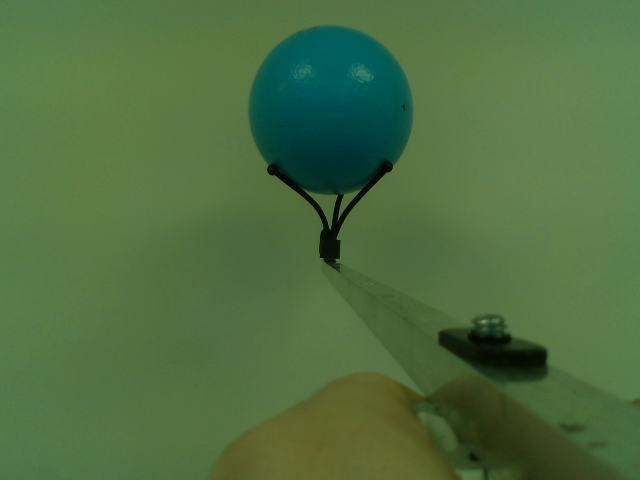
#> input picture image_negative_410.png, 640 x 480 px, given in place of the camera
$ python detect_balls_video.py
#> lines starting #> are read from the running program, lines starting #| are printed output that depends on the picture; after the words box and inside, x2 and y2 are one past the last pixel; in counts of white or black regions, pixels touching at a corner belong together
#!/usr/bin/env python

"""Detect balls in camera view

I used 'roslaunch realsense2_camera rs_camera.launch filters:=pointcloud' to
start the camera. Pretty sure pointcloud is not necessary for this particular
use case.
"""

import imutils
import cv2
import numpy as np
from sklearn.mixture import GaussianMixture

random_state = np.random.RandomState(seed=1)

ball_colors = {
    'purple': {'lower': (110, 30, 60), 'upper': (150, 205, 205)},
    #'blue': {'lower': (70, 150, 100), 'upper': (150, 255, 255)},
    'green': {'lower': (45, 30, 60), 'upper': (75, 255, 205)},
}

kernel = np.ones((5, 5), np.uint8)

# purple = cv2.VideoCapture('../ball_training_data/{0}BallRecording.mp4'.format('Purple'))
purple = cv2.VideoCapture(0)
ret, frame = purple.read()
#> frame is the input picture: shape (480, 640, 3); mean B, G, R 64.7, 109.9, 78.8
i = 0
while ret:
    i += 1
    print(i)

    hsv_image = cv2.cvtColor(frame, cv2.COLOR_BGR2HSV)
#> hsv_image: shape (480, 640, 3); mean H, S, V 50.4, 121, 109.9
    found_balls = False

    for color, thresholds in ball_colors.items():
        # use color to find ball candidates
        mask = cv2.inRange(hsv_image, thresholds['lower'], thresholds['upper'])
        smooth_mask = cv2.morphologyEx(mask, cv2.MORPH_OPEN, kernel)

        # use contours to filter noise
        contours = cv2.findContours(smooth_mask, cv2.RETR_EXTERNAL, cv2.CHAIN_APPROX_SIMPLE)
        better_contours = imutils.grab_contours(contours)
        sorted_contours = sorted(better_contours, key=cv2.contourArea, reverse=True)

        for i, contour in enumerate(sorted_contours):
            ((x, y), radius) = cv2.minEnclosingCircle(contour)
            M = cv2.moments(contour)
            center = (
                int(M["m10"] / M["m00"]),
                int(M["m01"] / M["m00"])
            )
            if radius > 10:
                cv2.circle(hsv_image, (int(x), int(y)), int(radius), (0, 0, 0), 5)
                cv2.circle(hsv_image, center, 5, (0, 0, 0), -1)
                cv2.putText(hsv_image, '{0}.{1}'.format(color, i),
                            (int(x), int(y)), cv2.FONT_HERSHEY_SIMPLEX,
                            1, (0, 0, 0), 2)
                found_balls = True
#> this loop made 2 passes
#> contours on pass 1: 0 contours
#> pass 2, `mask = cv2.inRange(hsv_image, thresholds['lower'], thresholds['upper'])`:
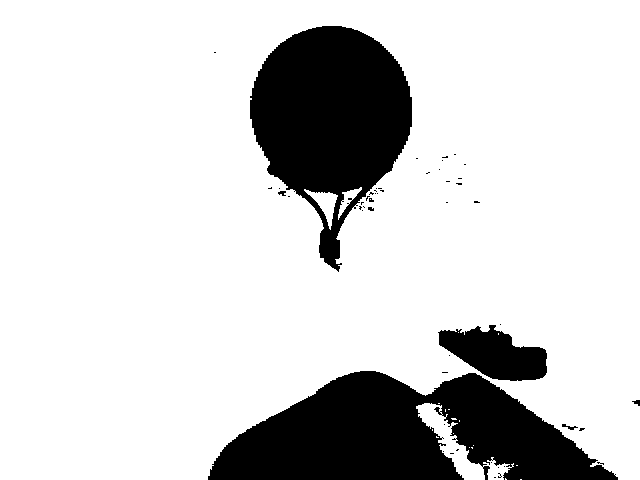
#> mask: shape (480, 640); 82.1% white; 50 black regions (44 under 20 px), largest, box (x1, y1, x2, y2) and area: (208, 371, 618, 480) 27911, (250, 26, 412, 272) 23044, (438, 325, 547, 381) 3759, (562, 424, 578, 430) 38, (632, 400, 640, 406) 28, (278, 191, 286, 196) 27
#> pass 2, `smooth_mask = cv2.morphologyEx(mask, cv2.MORPH_OPEN, kernel)`:
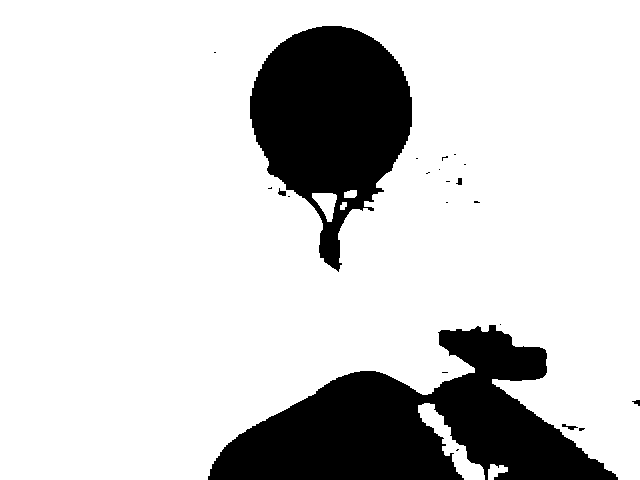
#> smooth_mask: shape (480, 640); 81.8% white; 22 black regions (16 under 20 px), largest, box (x1, y1, x2, y2) and area: (208, 325, 618, 480) 32206, (250, 26, 412, 272) 23497, (562, 424, 578, 430) 42, (278, 188, 286, 196) 37, (456, 178, 462, 185) 30, (632, 400, 640, 406) 28
#> after the loop: hsv_image: shape (480, 640, 3); mean H, S, V 49.8, 118.8, 108.8

    out = cv2.cvtColor(hsv_image, cv2.COLOR_HSV2BGR)
    cv2.imshow('purple', out)

    ret, frame = purple.read()
    if cv2.waitKey(10) & 0xFF == ord('q'):
        # break out of the while loop
#> (key q is pressed here)
        c = False
        break
